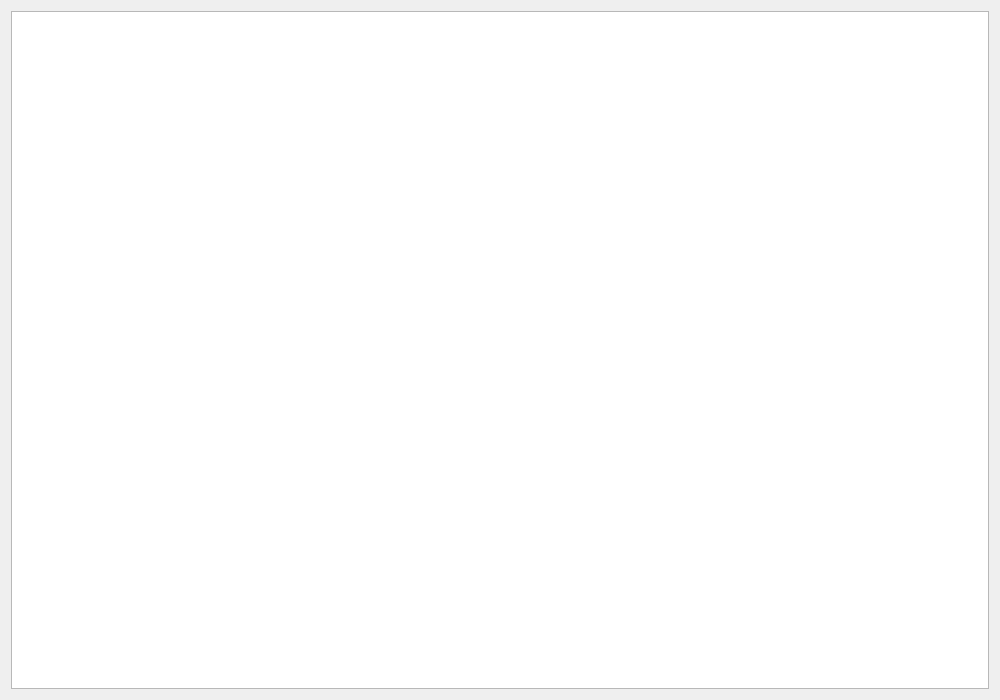
<?xml version="1.0" encoding="UTF-8"?>
<ui version="4.0">
 <class>QuestionListForm</class>
 <widget class="QWidget" name="QuestionListForm">
  <property name="geometry">
   <rect>
    <x>0</x>
    <y>0</y>
    <width>1000</width>
    <height>700</height>
   </rect>
  </property>
  <property name="windowTitle">
   <string>Form</string>
  </property>
  <layout class="QHBoxLayout" name="horizontalLayout">
   <item>
    <widget class="QListWidget" name="questionContainer"/>
   </item>
  </layout>
 </widget>
 <resources/>
 <connections/>
</ui>
